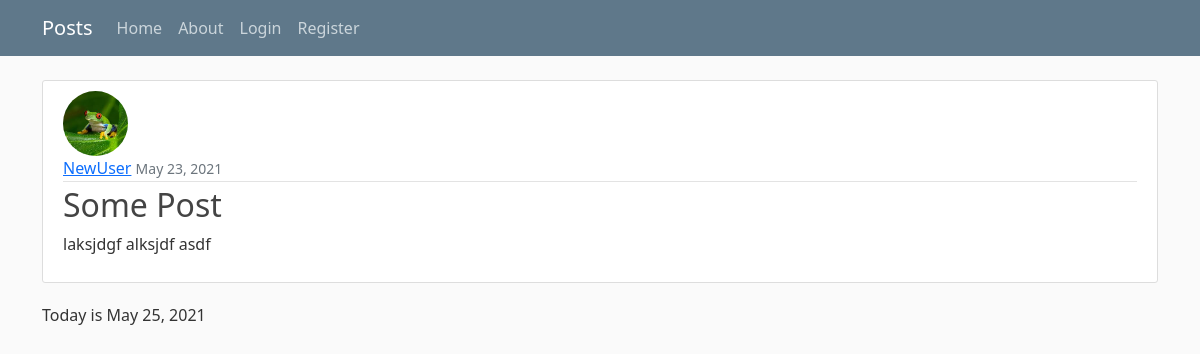
Screenshot of /posts/post/5/ with the database file from the repository.
### posts/models.py (models this page shows, shortened)
class Post(models.Model):
    title = models.CharField(max_length=100)
    content = models.TextField()
    date_posted = models.DateTimeField(default=timezone.now)
    author = models.ForeignKey(User, on_delete=models.CASCADE)

### users/models.py (models this page shows, shortened)
class Profile(models.Model):
    user = models.OneToOneField(User, on_delete=models.CASCADE)
    image = models.ImageField(default='images/frog.jfif', upload_to='images')

### posts/views.py (the view)
# urls.py: path('post/<int:pk>/', PostDetailView.as_view(), name='detail'),
class PostDetailView(DetailView):
    model = Post

### posts/templates/posts/post_detail.html (shortened to what this page needs)
{% extends 'posts/base.html' %}
{% block content %}
    <article class="media content-section">
        <img class="rounded-circle article-img" src="{{ object.author.profile.image.url }}" alt="">
        <div class="media-body">
            <div class="article-metadata">
                <a class="mr-2" href="{% url 'posts:user-posts' object.author.username %}">{{ object.author }}</a>
                <small class="text-muted">{{ object.date_posted|date:' F d, Y' }}</small>
            </div>
            <h2 class="article-title">{{ object.title|title }}</h2>
            <p class="article-content">{{ object.content }}</p>
        </div>
    </article>
    <p>Today is {% now 'F d, Y' %}</p>
{% endblock content %}

### posts/static/posts/main.css (style rules this page uses)
body { background: #fafafa; color: #333333; margin-top: 5rem; }
h1, h2, h3, h4, h5, h6 { color: #444444; }
.content-section { background: #ffffff; padding: 10px 20px; border: 1px solid #dddddd; border-radius: 3px; margin-bottom: 20px; }
.article-title { color: #444444; }
.article-content { white-space: pre-line; }
.article-img { height: 65px; width: 65px; margin-right: 16px; }
.article-metadata { padding-bottom: 1px; margin-bottom: 4px; border-bottom: 1px solid #e3e3e3 }

### rows the page displays
Post: author.profile.image (picture), author "NewUser", date_posted "May 23, 2021", title "Some Post", content "laksjdgf alksjdf asdf"
